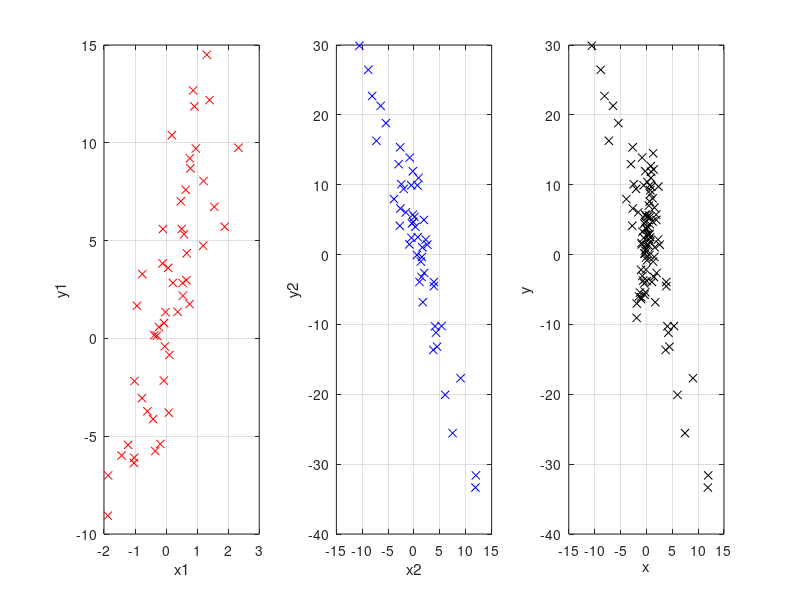

Write MATLAB code to recreate this figure. (Note: this script raises an error after producing the figure.)
%% Example - Simple mixture of regression models
clear;

%% Generate data
rng("default");
n = 50;
x1 = randn(n,1) * 1;
x2 = randn(n,1) * 5;
y1 = +5 * x1 + 1 + randn(n,1) * 3;
y2 = -3 * x2 + 5 + randn(n,1) * 5;
x = [x1; x2];
y = [y1; y2];

%% Plot data
subplot(1,3,1); plot(x1, y1,'rx'); xlabel('x1'); ylabel('y1'); grid;
subplot(1,3,2); plot(x2, y2, 'bx'); xlabel('x2'); ylabel('y2'); grid;
subplot(1,3,3); plot(x, y, 'kx'); xlabel('x'); ylabel('y'); grid;
hold on;

%% Fit mixture model
mm = snob([x y], {'norm', 1, 'linreg',[2 1]}, 'k', 2, 'fixedstructure', true);
mm_Summary(mm);

%% Plot mixture of regressions
N = length(y);
mu = zeros(N,mm.nClasses);
for k = 1:mm.nClasses
    m = mm.class{k}.model{end};    
    
    b0  = m.theta(2);
    b   = m.theta(3:end);
    mu(:,k)  = b0 + x*b;
end
plot(x,mu,'-','LineWidth',1.5);
hold off;

%% Compute adjusted rand index for the best model
TrueInd = [ones(n,1); ones(n,1)*2];
[~,EstInd] = max(mm.r, [], 2);              % Estimated class assignments
[r, adjr] = RandIndex(TrueInd, EstInd);     % Compute Rand index and ARI

fprintf('\n')
fprintf('*** Rand index = %5.3f, Adjusted rand index (ARI) = %5.3f\n', r, adjr);
fprintf('\n')
